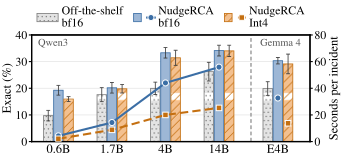

The script that saved this image:
#!/usr/bin/env python3
"""The paper's model-size figure (Figure fig:size): for Qwen3 0.6B, 1.7B, 4B and 14B (and Gemma 4 E4B after the divider: off-the-shelf, NudgeRCA bf16 and NudgeRCA Int4), Exact averaged over the three OpenRCA datasets (telecom,
bank, market) as bars for the off-the-shelf model on the EOB input, NudgeRCA (bf16) and NudgeRCA Int4 (each trained size merged in float32 and
quantized to GPTQ W4A16), and seconds per incident on one L40S as lines (right axis) for NudgeRCA bf16 and Int4.
Reads data/data_model_size.json, data/data_gemma_e4b.json, data/latency/summary_l40s.json (code/collect_latency.py), data/latency/gemma_l40s.json and
data/exact_sd.json (error bars: standard deviation over the eight repetitions, code/collect_error_bars.py). Output: fig_07.pdf.
Usage: python3 fig_07.py [<data dir>] [<output dir>]"""
import json, os, sys
import numpy as np, matplotlib
matplotlib.use("Agg")
import matplotlib.pyplot as plt
from matplotlib.patches import Patch
from matplotlib.lines import Line2D
from matplotlib.legend_handler import HandlerTuple

HERE = os.path.dirname(os.path.abspath(__file__))
DATA = sys.argv[1] if len(sys.argv) > 1 else os.path.join(HERE, "data")
OUTDIR = sys.argv[2] if len(sys.argv) > 2 else HERE
D = json.load(open(os.path.join(DATA, "data_model_size.json")))
D.update(json.load(open(os.path.join(DATA, "data_gemma_e4b.json"))))   # Gemma 4 E4B: same evaluation inputs, 8 samples, avg over the three datasets
LAT = json.load(open(os.path.join(DATA, "latency", "summary_l40s.json")))["models"]
_LG = json.load(open(os.path.join(DATA, "latency", "gemma_l40s.json")))
LATG = _LG["Gemma4-E4B-trained"]["mean_three_datasets"]["s_per_incident"]   # Gemma 4 E4B NudgeRCA, bf16, one L40S
LATG4 = _LG["Gemma4-E4B-trained-int4"]["mean_three_datasets"]["s_per_incident"]   # Gemma 4 E4B NudgeRCA, GPTQ Int4, one L40S
SDV = json.load(open(os.path.join(DATA, "exact_sd.json")))   # "<size>|<base|ours|int4>": {"mean", "sd"} of the three-dataset Exact
ERR = dict(elinewidth=0.6, capsize=1.4, capthick=0.6, ecolor="#3a3a3a")
plt.rcParams.update({"font.family": "serif", "font.serif": ["Nimbus Roman", "STIXGeneral", "DejaVu Serif"], "mathtext.fontset": "stix",
                     "pdf.fonttype": 42, "ps.fonttype": 42, "font.size": 10, "axes.labelsize": 10, "axes.titlesize": 10,
                     "xtick.labelsize": 10, "ytick.labelsize": 9.5, "legend.fontsize": 10, "axes.linewidth": 0.9, "hatch.linewidth": 0.5})
SIZES = ["0.6B", "1.7B", "4B", "14B", "Gemma4-E4B"]; TICK = {"Gemma4-E4B": "E4B"}; DS = ["Telecom", "Bank", "Market"]; FS = 9; WH = 0.19
LABEL = {"base": "Off-the-shelf\nbf16", "ours": "NudgeRCA\nbf16", "int4": "NudgeRCA\nInt4"}   # method on the first line, precision on the second
BAR = {"base": dict(color="#E3E3E3", edgecolor="#7F7F7F", hatch="....", linewidth=0.6),   # the off-the-shelf model (no latency line)
       "ours": dict(color="#9DB7D6", edgecolor="#3B6EA5", linewidth=0.6),
       "int4": dict(color="#F3C08F", edgecolor="#C46F10", hatch="////", linewidth=0.6)}
LINE = {"ours": dict(color="#3B6EA5", marker="o", ls="-", lw=1.5, ms=4.4, mec="white", mew=0.7),
        "int4": dict(color="#C46F10", marker="s", ls=(0, (4, 2)), lw=1.5, ms=4.0, mec="white", mew=0.7)}

def v(k, key):
    x = D.get(k); return np.nan if not x or x.get(key) is None else x[key]
def acc(size, name):   # mean Exact over the three datasets; "base" = the same model without the adapter, on the EOB input
    if name == "base": return float(np.nanmean([v(f"{size}|{d}|base", "S") for d in DS]))
    return float(np.nanmean([v(f"{size}{'-Int4' if name == 'int4' else ''}|{d}|ours", "S") for d in DS]))
def lat(size, name):   # mean seconds per incident over the three datasets; the 4B entries are keyed "trained" / "trained-int4"
    cond = "trained" if name == "ours" else "trained-int4"
    m = LAT.get(cond if size == "4B" else f"{size}-{cond}")
    return np.nan if not m else m["mean_three_datasets"]["s_per_incident"]

fig, ax = plt.subplots(figsize=(3.45, 1.62)); ax2 = ax.twinx(); bars = ("base", "ours", "int4")
XPOS = {"0.6B": 0.0, "1.7B": 1.0, "4B": 2.0, "14B": 3.0, "Gemma4-E4B": 4.1}   # Gemma (two bars) at the right end, after a divider
for s in SIZES:
    names = bars
    for j, name in enumerate(names):
        ax.bar(XPOS[s] + (j - (len(names) - 1) / 2) * WH, acc(s, name), width=WH * 0.93, zorder=3, yerr=SDV[f"{s}|{name}"]["sd"], error_kw=dict(ERR, zorder=4), **BAR[name])
GAP = (XPOS["Gemma4-E4B"] - WH * 1.25, XPOS["Gemma4-E4B"] + WH * 1.25)   # the Qwen latency lines are interrupted over the Gemma bars
for name in ("ours", "int4"):
    qs = [s for s in SIZES if not s.startswith("Gemma") and not np.isnan(lat(s, name))]
    xs, ys = [XPOS[s] for s in qs], [lat(s, name) for s in qs]
    segs, cur = [], [(xs[0], ys[0])]
    for (x0, y0), (x1, y1) in zip(zip(xs, ys), zip(xs[1:], ys[1:])):
        if x0 < GAP[0] and x1 > GAP[1]:
            yi = lambda x: y0 + (y1 - y0) * (x - x0) / (x1 - x0)
            cur.append((GAP[0], yi(GAP[0]))); segs.append(cur); cur = [(GAP[1], yi(GAP[1]))]
        cur.append((x1, y1))
    segs.append(cur)
    style = {k: x for k, x in LINE[name].items() if k not in ("marker", "ms", "mec", "mew")}
    for seg in segs: ax2.plot([p[0] for p in seg], [p[1] for p in seg], zorder=4, **style)
    ax2.plot(xs, ys, ls="none", zorder=5, **{k: x for k, x in LINE[name].items() if k in ("color", "marker", "ms", "mec", "mew")})
for name, y in (("ours", LATG), ("int4", LATG4)):   # Gemma: single points over its bars, not on the Qwen3 lines
    ax2.plot([XPOS["Gemma4-E4B"] + (0 if name == "ours" else WH)], [y], ls="none", zorder=5, **{k: x for k, x in LINE[name].items() if k in ("color", "marker", "ms", "mec", "mew")})
ax.set_xticks([XPOS[x] for x in SIZES]); ax.set_xticklabels([TICK.get(x, x) for x in SIZES], fontsize=FS); ax.tick_params(axis="x", length=0, pad=2)
ax.set_xlim(-0.5, XPOS["Gemma4-E4B"] + 0.6); DIV = (XPOS["14B"] + 1.5 * WH + XPOS["Gemma4-E4B"] - WH) / 2; ax.axvline(DIV, color="#8a8a8a", ls=(0, (3, 2)), lw=0.9, zorder=1)   # full-height divider between the two families
ax.set_ylim(0, 40); ax.set_yticks(range(0, 41, 10)); ax2.set_ylim(0, 80); ax2.set_yticks(range(0, 81, 20))
ax.text(-0.38, 38.6, "Qwen3", ha="left", va="top", fontsize=7.5, color="#555555")   # family names inside the plot, one per side of the divider
ax.text((DIV + XPOS["Gemma4-E4B"] + 0.6) / 2, 38.6, "Gemma 4", ha="center", va="top", fontsize=7.5, color="#555555")
ax.set_ylabel("Exact (%)", labelpad=1.5, fontsize=FS); ax2.set_ylabel("Seconds per incident", labelpad=2, fontsize=FS)
ax.grid(axis="y", ls="-", color="#e6e6e6", lw=0.6, zorder=0); ax.set_axisbelow(True)
for a in (ax, ax2): a.tick_params(axis="y", length=2, pad=1.2, labelsize=8.5)
swatch = lambda n: Patch(**{k: x for k, x in BAR[n].items() if k != "color"}, facecolor=BAR[n]["color"])
handles = [swatch(n) if n == "base" else (swatch(n), Line2D([0], [0], **LINE[n])) for n in bars]   # one entry per model: its bar and its line
leg = ax.legend(handles, [LABEL[n] for n in bars], handler_map={tuple: HandlerTuple(ndivide=None, pad=0.5)}, loc="lower center", bbox_to_anchor=(0.5, 1.0),
          ncol=3, frameon=False, handlelength=1.8, handleheight=0.7, fontsize=8.5, borderaxespad=0.1, columnspacing=0.9, handletextpad=0.3)   # two-line labels keep the legend within the width of the plot
fig.tight_layout(pad=0.15); out = os.path.join(OUTDIR, "fig_07.pdf")
fig.canvas.draw(); _l, _a = leg.get_window_extent(), ax.get_window_extent(); print(f"legend width {_l.width / fig.dpi:.2f} in, plot width {_a.width / fig.dpi:.2f} in")
fig.savefig(out, bbox_inches="tight", pad_inches=0.015); print("saved", out)
